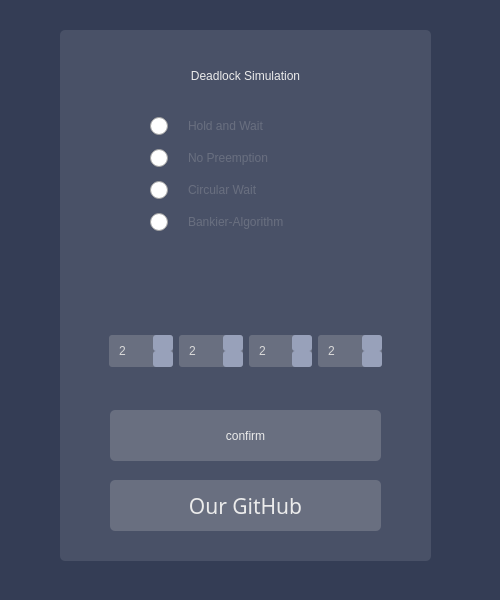
<?xml version="1.0" encoding="UTF-8"?>
<ui version="4.0">
 <class>StartDialog</class>
 <widget class="QDialog" name="StartDialog">
  <property name="geometry">
   <rect>
    <x>0</x>
    <y>0</y>
    <width>500</width>
    <height>600</height>
   </rect>
  </property>
  <property name="sizePolicy">
   <sizepolicy hsizetype="Fixed" vsizetype="Fixed">
    <horstretch>0</horstretch>
    <verstretch>0</verstretch>
   </sizepolicy>
  </property>
  <property name="windowTitle">
   <string>Dialog</string>
  </property>
  <property name="windowIcon">
   <iconset resource="../resources.qrc">
    <normaloff>:/resources/Icon_White.png</normaloff>:/resources/Icon_White.png</iconset>
  </property>
  <property name="styleSheet">
   <string notr="true">background-color: rgb(52, 61, 85);</string>
  </property>
  <widget class="QFrame" name="frame">
   <property name="geometry">
    <rect>
     <x>140</x>
     <y>100</y>
     <width>231</width>
     <height>151</height>
    </rect>
   </property>
   <property name="styleSheet">
    <string notr="true">background-color: rgb(73, 81, 103);
</string>
   </property>
   <layout class="QVBoxLayout" name="verticalLayout_3">
    <item>
     <widget class="QRadioButton" name="radio_holdwait">
      <property name="styleSheet">
       <string notr="true">QRadioButton {
	font: 14pt &quot;Futura Bk BT&quot;;
	color: rgb(105, 111, 128);
    spacing: 20px;
	background-color:none;
}

QRadioButton::indicator {
    width: 19px;
    height: 19px;
}

QRadioButton::hover,
QRadioButton::checked {
	color:  rgb(217, 217, 217);
}


QRadioButton::indicator:unchecked {
	image: url(:/resources/checkBox_off.png);
}

QRadioButton::indicator:checked {
	image: url(:/resources/checkBox_on_hover.png);
}

QRadioButton::indicator:unchecked:hover {
	image: url(:/resources/checkBox_off_hover.png);
}
</string>
      </property>
      <property name="text">
       <string>Hold and Wait</string>
      </property>
     </widget>
    </item>
    <item>
     <widget class="QRadioButton" name="radio_preempt">
      <property name="styleSheet">
       <string notr="true">QRadioButton {
	font: 14pt &quot;Futura Bk BT&quot;;
	color: rgb(105, 111, 128);
    spacing: 20px;
	background-color:none;
}

QRadioButton::indicator {
    width: 19px;
    height: 19px;
}

QRadioButton::hover,
QRadioButton::checked {
	color:  rgb(217, 217, 217);
}


QRadioButton::indicator:unchecked {
	image: url(:/resources/checkBox_off.png);
}

QRadioButton::indicator:checked {
	image: url(:/resources/checkBox_on_hover.png);
}

QRadioButton::indicator:unchecked:hover {
	image: url(:/resources/checkBox_off_hover.png);
}
</string>
      </property>
      <property name="text">
       <string>No Preemption</string>
      </property>
     </widget>
    </item>
    <item>
     <widget class="QRadioButton" name="radio_circularw">
      <property name="styleSheet">
       <string notr="true">QRadioButton {
	font: 14pt &quot;Futura Bk BT&quot;;
	color: rgb(105, 111, 128);
    spacing: 20px;
	background-color:none;
}

QRadioButton::indicator {
    width: 19px;
    height: 19px;
}

QRadioButton::hover,
QRadioButton::checked {
	color:  rgb(217, 217, 217);
}


QRadioButton::indicator:unchecked {
	image: url(:/resources/checkBox_off.png);
}

QRadioButton::indicator:checked {
	image: url(:/resources/checkBox_on_hover.png);
}

QRadioButton::indicator:unchecked:hover {
	image: url(:/resources/checkBox_off_hover.png);
}
</string>
      </property>
      <property name="text">
       <string>Circular Wait</string>
      </property>
     </widget>
    </item>
    <item>
     <widget class="QRadioButton" name="radio_bankier">
      <property name="styleSheet">
       <string notr="true">QRadioButton {
	font: 14pt &quot;Futura Bk BT&quot;;
	color: rgb(105, 111, 128);
    spacing: 20px;
	background-color:none;
}

QRadioButton::indicator {
    width: 19px;
    height: 19px;
}

QRadioButton::hover,
QRadioButton::checked {
	color:  rgb(217, 217, 217);
}


QRadioButton::indicator:unchecked {
	image: url(:/resources/checkBox_off.png);
}

QRadioButton::indicator:checked {
	image: url(:/resources/checkBox_on_hover.png);
}

QRadioButton::indicator:unchecked:hover {
	image: url(:/resources/checkBox_off_hover.png);
}
</string>
      </property>
      <property name="text">
       <string>Bankier-Algorithm</string>
      </property>
     </widget>
    </item>
   </layout>
  </widget>
  <widget class="QPushButton" name="startSimulationButton">
   <property name="geometry">
    <rect>
     <x>110</x>
     <y>410</y>
     <width>271</width>
     <height>51</height>
    </rect>
   </property>
   <property name="styleSheet">
    <string notr="true">QPushButton {
    border-radius: 5px;
	background-color: rgb(105, 111, 128);
	color: rgb(235, 235, 235);
	font: 18pt &quot;Futura Hv BT&quot;;
}
QPushButton::pressed {
    border-radius: 5px;
	background-color: rgb(43, 48, 63);
	color: rgb(217, 217, 217);
	font: 18pt &quot;Futura Hv BT&quot;;
}
QPushButton::hover {
	background-color: rgb(152, 161, 186);
}
</string>
   </property>
   <property name="text">
    <string>confirm</string>
   </property>
   <property name="checkable">
    <bool>false</bool>
   </property>
  </widget>
  <widget class="QLabel" name="label_background">
   <property name="geometry">
    <rect>
     <x>60</x>
     <y>30</y>
     <width>371</width>
     <height>531</height>
    </rect>
   </property>
   <property name="styleSheet">
    <string notr="true">background-color: rgb(73, 81, 103);
border-radius: 5px;</string>
   </property>
   <property name="text">
    <string/>
   </property>
  </widget>
  <widget class="QLabel" name="label_Header">
   <property name="geometry">
    <rect>
     <x>110</x>
     <y>60</y>
     <width>271</width>
     <height>31</height>
    </rect>
   </property>
   <property name="styleSheet">
    <string notr="true">color: rgb(235, 235, 235);
font: 18pt &quot;Futura Hv BT&quot;;
background-color: none;
</string>
   </property>
   <property name="text">
    <string>Deadlock Simulation</string>
   </property>
   <property name="alignment">
    <set>Qt::AlignCenter</set>
   </property>
  </widget>
  <widget class="QFrame" name="frame_2">
   <property name="geometry">
    <rect>
     <x>100</x>
     <y>260</y>
     <width>291</width>
     <height>116</height>
    </rect>
   </property>
   <property name="styleSheet">
    <string notr="true">background-color: none;</string>
   </property>
   <layout class="QGridLayout" name="gridLayout">
    <item row="1" column="0">
     <widget class="QSpinBox" name="spinBox_Printer">
      <property name="styleSheet">
       <string notr="true"> QSpinBox {
    padding-right: 15px; /* make room for the arrows */
    border-width: 5px;
	border-radius: 3px;
	color: rgb(217, 217, 217);
	background-color: rgb(105, 111, 128);
    padding: 8px;
}

QSpinBox::up-button {
    subcontrol-origin: border;
	border-radius: 3px;
    subcontrol-position:  top right; 
	background-color: rgb(152, 161, 186);
    width: 20px;
    border-width: 3px;
}

QSpinBox::up-button:hover {
	background-color: rgb(183, 194, 224);
}

QSpinBox::up-arrow {
	image: url(:/resources/arrow_up.png);
}

QSpinBox::down-button {
    subcontrol-origin: border;
	border-radius: 3px;
    subcontrol-position:  bottom right; /* position at the top right corner */
	background-color: rgb(152, 161, 186);
    width: 20px; /* 16 + 2*1px border-width = 15px padding + 3px parent border */
    border-width: 3px;
}

QSpinBox::down-button:hover {
	background-color: rgb(183, 194, 224);
}

QSpinBox::down-arrow {
	image: url(:/resources/arrow_down.png);
}
</string>
      </property>
      <property name="minimum">
       <number>2</number>
      </property>
      <property name="maximum">
       <number>10</number>
      </property>
     </widget>
    </item>
    <item row="1" column="3">
     <widget class="QSpinBox" name="spinBox_TapeDrive">
      <property name="styleSheet">
       <string notr="true"> QSpinBox {
    padding-right: 15px; /* make room for the arrows */
    border-width: 5px;
	border-radius: 3px;
	color: rgb(217, 217, 217);
	background-color: rgb(105, 111, 128);
    padding: 8px;
}

QSpinBox::up-button {
    subcontrol-origin: border;
	border-radius: 3px;
    subcontrol-position:  top right; 
	background-color: rgb(152, 161, 186);
    width: 20px;
    border-width: 3px;
}

QSpinBox::up-button:hover {
	background-color: rgb(183, 194, 224);
}

QSpinBox::up-arrow {
	image: url(:/resources/arrow_up.png);
}

QSpinBox::down-button {
    subcontrol-origin: border;
	border-radius: 3px;
    subcontrol-position:  bottom right; /* position at the top right corner */
	background-color: rgb(152, 161, 186);
    width: 20px; /* 16 + 2*1px border-width = 15px padding + 3px parent border */
    border-width: 3px;
}

QSpinBox::down-button:hover {
	background-color: rgb(183, 194, 224);
}

QSpinBox::down-arrow {
	image: url(:/resources/arrow_down.png);
}
</string>
      </property>
      <property name="minimum">
       <number>2</number>
      </property>
      <property name="maximum">
       <number>10</number>
      </property>
     </widget>
    </item>
    <item row="1" column="1">
     <widget class="QSpinBox" name="spinBox_Cd">
      <property name="styleSheet">
       <string notr="true"> QSpinBox {
    padding-right: 15px; /* make room for the arrows */
    border-width: 5px;
	border-radius: 3px;
	color: rgb(217, 217, 217);
	background-color: rgb(105, 111, 128);
    padding: 8px;
}

QSpinBox::up-button {
    subcontrol-origin: border;
	border-radius: 3px;
    subcontrol-position:  top right; 
	background-color: rgb(152, 161, 186);
    width: 20px;
    border-width: 3px;
}

QSpinBox::up-button:hover {
	background-color: rgb(183, 194, 224);
}

QSpinBox::up-arrow {
	image: url(:/resources/arrow_up.png);
}

QSpinBox::down-button {
    subcontrol-origin: border;
	border-radius: 3px;
    subcontrol-position:  bottom right; /* position at the top right corner */
	background-color: rgb(152, 161, 186);
    width: 20px; /* 16 + 2*1px border-width = 15px padding + 3px parent border */
    border-width: 3px;
}

QSpinBox::down-button:hover {
	background-color: rgb(183, 194, 224);
}

QSpinBox::down-arrow {
	image: url(:/resources/arrow_down.png);
}

</string>
      </property>
      <property name="minimum">
       <number>2</number>
      </property>
      <property name="maximum">
       <number>10</number>
      </property>
     </widget>
    </item>
    <item row="0" column="1">
     <widget class="QLabel" name="label_CD_Icon">
      <property name="styleSheet">
       <string notr="true">background-color: none;
image: url(:/resources/CD-ROM_Icon.png);</string>
      </property>
      <property name="text">
       <string/>
      </property>
     </widget>
    </item>
    <item row="0" column="0">
     <widget class="QLabel" name="label_Printer_Icon">
      <property name="styleSheet">
       <string notr="true">background-color: none;
image: url(:/resources/Printer_Icon.png);</string>
      </property>
      <property name="text">
       <string/>
      </property>
     </widget>
    </item>
    <item row="0" column="2">
     <widget class="QLabel" name="label_Plotter_Icon">
      <property name="styleSheet">
       <string notr="true">background-color: none;
image: url(:/resources/Plotter_Icon.png);</string>
      </property>
      <property name="text">
       <string/>
      </property>
     </widget>
    </item>
    <item row="0" column="3">
     <widget class="QLabel" name="label_TapeDrive_Icon">
      <property name="styleSheet">
       <string notr="true">background-color: none;
image: url(:/resources/TapeDrive_Icon.png);</string>
      </property>
      <property name="text">
       <string/>
      </property>
     </widget>
    </item>
    <item row="1" column="2">
     <widget class="QSpinBox" name="spinBox_Plotter">
      <property name="styleSheet">
       <string notr="true"> QSpinBox {
    padding-right: 15px; /* make room for the arrows */
    border-width: 5px;
	border-radius: 3px;
	color: rgb(217, 217, 217);
	background-color: rgb(105, 111, 128);
    padding: 8px;
}

QSpinBox::up-button {
    subcontrol-origin: border;
	border-radius: 3px;
    subcontrol-position:  top right; 
	background-color: rgb(152, 161, 186);
    width: 20px;
    border-width: 3px;
}

QSpinBox::up-button:hover {
	background-color: rgb(183, 194, 224);
}

QSpinBox::up-arrow {
	image: url(:/resources/arrow_up.png);
}

QSpinBox::down-button {
    subcontrol-origin: border;
	border-radius: 3px;
    subcontrol-position:  bottom right; /* position at the top right corner */
	background-color: rgb(152, 161, 186);
    width: 20px; /* 16 + 2*1px border-width = 15px padding + 3px parent border */
    border-width: 3px;
}

QSpinBox::down-button:hover {
	background-color: rgb(183, 194, 224);
}

QSpinBox::down-arrow {
	image: url(:/resources/arrow_down.png);
}
</string>
      </property>
      <property name="minimum">
       <number>2</number>
      </property>
      <property name="maximum">
       <number>10</number>
      </property>
     </widget>
    </item>
   </layout>
   <zorder>spinBox_Printer</zorder>
   <zorder>spinBox_TapeDrive</zorder>
   <zorder>spinBox_Cd</zorder>
   <zorder>label_CD_Icon</zorder>
   <zorder>label_Printer_Icon</zorder>
   <zorder>label_Plotter_Icon</zorder>
   <zorder>spinBox_Plotter</zorder>
   <zorder>label_TapeDrive_Icon</zorder>
  </widget>
  <widget class="QPushButton" name="openGithubButton">
   <property name="geometry">
    <rect>
     <x>110</x>
     <y>480</y>
     <width>271</width>
     <height>51</height>
    </rect>
   </property>
   <property name="font">
    <font>
     <family>Futura Hv BT</family>
     <pointsize>16</pointsize>
     <italic>false</italic>
     <bold>false</bold>
     <strikeout>false</strikeout>
     <stylestrategy>PreferDefault</stylestrategy>
    </font>
   </property>
   <property name="styleSheet">
    <string notr="true">QPushButton {
    border-radius: 5px;
	background-color: rgb(105, 111, 128);
	color: rgb(235, 235, 235);
	font: 16pt &quot;Futura Hv BT&quot;;
}
QPushButton::pressed {
    border-radius: 5px;
	background-color: rgb(43, 48, 63);
	color: rgb(217, 217, 217);
	font: 18pt &quot;Futura Hv BT&quot;;
}
QPushButton::hover {
	background-color: rgb(152, 161, 186);
}
</string>
   </property>
   <property name="text">
    <string>Our GitHub</string>
   </property>
   <property name="checkable">
    <bool>false</bool>
   </property>
  </widget>
  <zorder>label_background</zorder>
  <zorder>frame</zorder>
  <zorder>startSimulationButton</zorder>
  <zorder>label_Header</zorder>
  <zorder>frame_2</zorder>
  <zorder>openGithubButton</zorder>
 </widget>
 <resources>
  <include location="../resources.qrc"/>
 </resources>
 <connections>
  <connection>
   <sender>startSimulationButton</sender>
   <signal>clicked()</signal>
   <receiver>StartDialog</receiver>
   <slot>accept()</slot>
   <hints>
    <hint type="sourcelabel">
     <x>165</x>
     <y>221</y>
    </hint>
    <hint type="destinationlabel">
     <x>261</x>
     <y>301</y>
    </hint>
   </hints>
  </connection>
  <connection>
   <sender>StartDialog</sender>
   <signal>rejected()</signal>
   <receiver>StartDialog</receiver>
   <slot>reject()</slot>
   <hints>
    <hint type="sourcelabel">
     <x>261</x>
     <y>301</y>
    </hint>
    <hint type="destinationlabel">
     <x>261</x>
     <y>301</y>
    </hint>
   </hints>
  </connection>
 </connections>
</ui>
